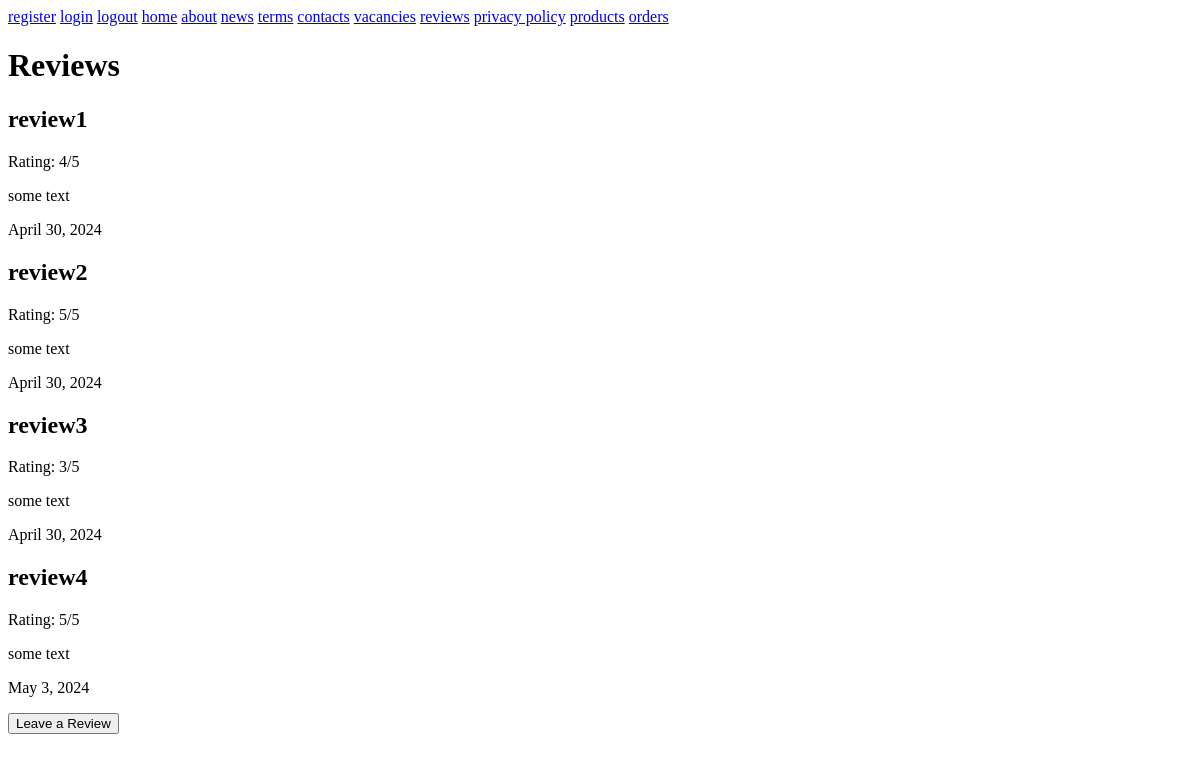
The page /reviews/ on the database as committed earlier.
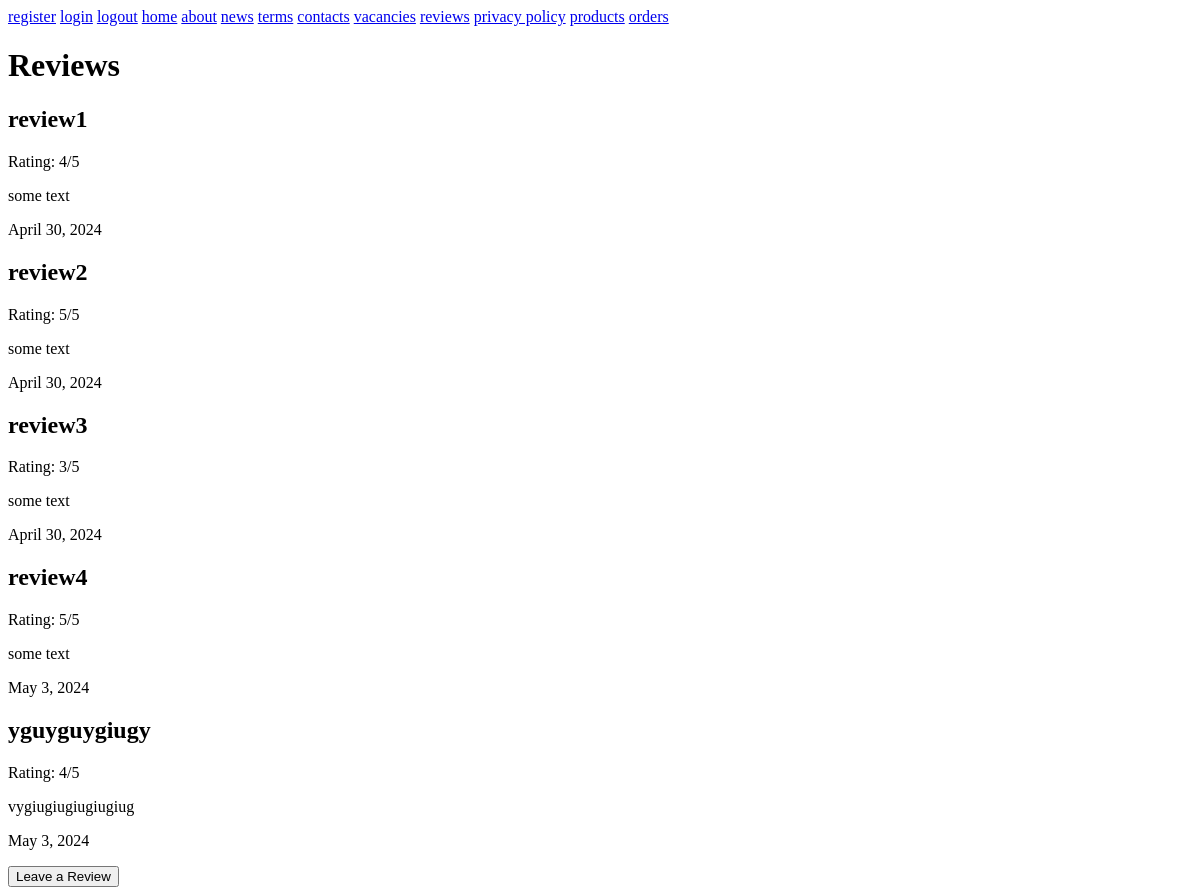
The same page on the database as committed later.
### SparkleMart/models.py (models this page shows, shortened)
class Review(models.Model):
    name = models.CharField(max_length=100)
    rating = models.IntegerField()
    text = models.TextField()
    date = models.DateField(auto_now_add=True)

### SparkleMart/views.py (the view)
# urls.py: path('reviews/', views.ReviewListView.as_view(), name='reviews'),
class ReviewListView(ListView):
    model = Review
    queryset = Review.objects.all()
    template_name = 'reviews.html'

### SparkleMart/templates/reviews.html (shortened to what this page needs)
{% extends "base.html" %}
{% block header %}Reviews{% endblock header %}
{% block content %}
{% for review_item in object_list %}
        <div>
            <h2>{{ review_item.name }}</h2>
            <p>Rating: {{ review_item.rating }}/5</p>
            <p>{{ review_item.text }}</p>
            <p>{{ review_item.date }}</p>
        </div>
    {% endfor %}
    <form action="{% url 'add_review' %}" method="get">
        <button type="submit">Leave a Review</button>
    </form>
{% endblock content %}

Rows that differ between the two databases and show on the page:
added Review: name "yguyguygiugy", rating "4", text "vygiugiugiugiugiug", date "May 3, 2024"
